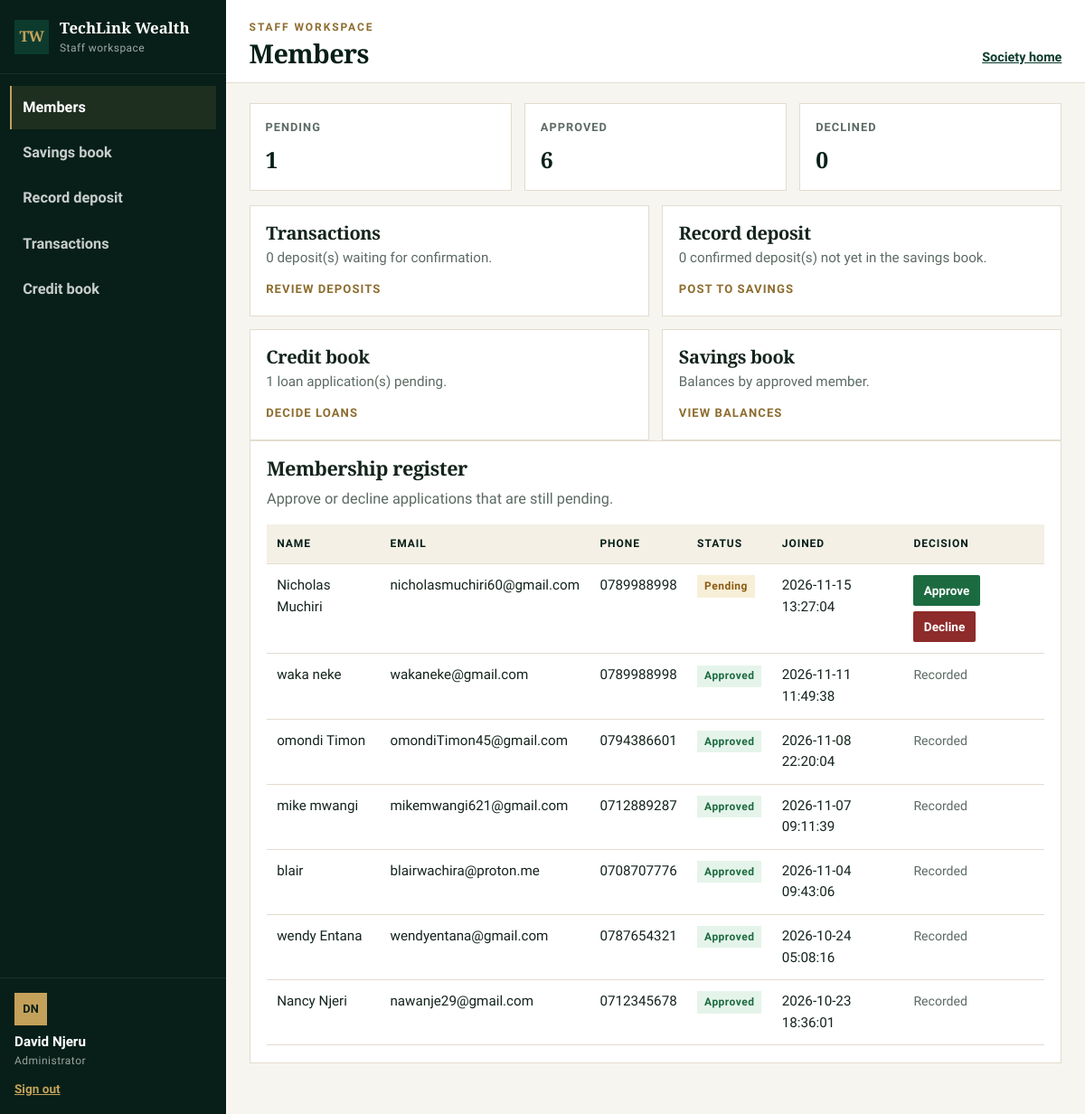
Page /admin_dashboard.php (signed in) on the committed database.
### tables this page shows
CREATE TABLE `members` (
  `id` int(10) UNSIGNED NOT NULL,
  `full_name` varchar(150) NOT NULL,
  `email` varchar(190) NOT NULL,
  `account_number` varchar(12) DEFAULT NULL,
  `phone` varchar(20) NOT NULL,
  `password_hash` varchar(255) NOT NULL,
  `membership_status` varchar(20) NOT NULL DEFAULT 'pending',
  `created_at` timestamp NOT NULL DEFAULT current_timestamp(),
  `role` enum('member','admin') NOT NULL DEFAULT 'member'
);

### admin_dashboard.php (the view, shortened to what this page needs)
<?php
require_once "includes/app.php";
$members = $pdo->query(
    "SELECT id, full_name, email, phone, membership_status, created_at
     FROM members
     WHERE role = 'member'
     ORDER BY created_at DESC"
)->fetchAll();
$counts = ["pending" => 0, "approved" => 0, "rejected" => 0];
foreach ($members as $member) {
    $key = strtolower((string) $member["membership_status"]);
    if (isset($counts[$key])) {
        $counts[$key]++;
    }
}
$pendingLoans = 0;
$pendingDeposits = 0;
$unposted = 0;
try {
    $pendingLoans = (int) $pdo->query("SELECT COUNT(*) FROM loans WHERE loan_status = 'pending'")->fetchColumn();
    $pendingDeposits = (int) $pdo->query(
        "SELECT COUNT(*) FROM transactions WHERE transaction_type = 'deposit' AND transaction_status = 'pending'"
    )->fetchColumn();
    $unposted = (int) $pdo->query(
        "SELECT COUNT(*) FROM transactions t
         INNER JOIN members m ON m.id = t.member_id
         LEFT JOIN savings s ON s.transaction_id = t.id
         WHERE t.transaction_type = 'deposit' AND t.transaction_status = 'confirmed'
           AND m.membership_status = 'approved' AND m.role = 'member' AND s.id IS NULL"
    )->fetchColumn();
} catch (PDOException $e) {
    error_log("Admin overview counts failed: " . $e->getMessage());
}
portal_open("Members", "members");
?>
<section class="stats">
    <article class="stat"><span>Pending</span><strong><?= (int) $counts["pending"] ?></strong></article>
    <article class="stat"><span>Approved</span><strong><?= (int) $counts["approved"] ?></strong></article>
    <article class="stat"><span>Declined</span><strong><?= (int) $counts["rejected"] ?></strong></article>
</section>
<section class="cards">
    <a class="menu-card" href="admin_transactions.php">
        <h3>Transactions</h3>
        <p><?= $pendingDeposits ?> deposit(s) waiting for confirmation.</p>
        <span>Review deposits</span>
    </a>
    <a class="menu-card" href="record_savings.php">
        <h3>Record deposit</h3>
        <p><?= $unposted ?> confirmed deposit(s) not yet in the savings book.</p>
        <span>Post to savings</span>
    </a>
    <a class="menu-card" href="admin_loans.php">
        <h3>Credit book</h3>
        <p><?= $pendingLoans ?> loan application(s) pending.</p>
        <span>Decide loans</span>
    </a>
    <a class="menu-card" href="admin_savings.php">
        <h3>Savings book</h3>
        <p>Balances by approved member.</p>
        <span>View balances</span>
    </a>
</section>
<section class="panel">
    <h2>Membership register</h2>
    <p class="quiet">Approve or decline applications that are still pending.</p>
    <div class="table-wrap">
        <table class="data">
            <thead>
                <tr>
                    <th>Name</th>
                    <th>Email</th>
                    <th>Phone</th>
                    <th>Status</th>
                    <th>Joined</th>
                    <th>Decision</th>
                </tr>
            </thead>
            <tbody>
            <?php if (!$members): ?>
                <tr><td colspan="6">No members have registered yet.</td></tr>
            <?php else: ?>
                <?php foreach ($members as $member): ?>
                    <?php $status = strtolower((string) $member["membership_status"]); ?>
                    <tr>
                        <td><?= e($member["full_name"]) ?></td>
                        <td><?= e($member["email"]) ?></td>
                        <td><?= e($member["phone"]) ?></td>
                        <td><span class="pill <?= e($status) ?>"><?= e($status) ?></span></td>
                        <td><?= e($member["created_at"]) ?></td>
                        <td>
                            <?php if ($status === "pending"): ?>
                                <div class="inline-actions">
                                    <form method="POST" action="admin_dashboard.php">
                                        <button class="btn btn-ok" type="submit" name="action" value="approve">Approve</button>
                                    </form>
                                    <form method="POST" action="admin_dashboard.php">
                                        <button class="btn btn-danger" type="submit" name="action" value="reject">Decline</button>
                                    </form>
                                </div>
                            <?php else: ?>
                                <span class="note">Recorded</span>
                            <?php endif; ?>
                        </td>
                    </tr>
                <?php endforeach; ?>
            <?php endif; ?>
            </tbody>
        </table>
    </div>
</section>
<?php portal_close(); ?>

### includes/app.php (shortened to what this page needs)
<?php
function e($value): string
{
    return htmlspecialchars((string) ($value ?? ""), ENT_QUOTES, "UTF-8");
}
function initials(string $name): string
{
    $parts = preg_split("/\s+/", trim($name)) ?: [];
    $letters = "";
    foreach ($parts as $part) {
        if ($part !== "") {
            $letters .= strtoupper(substr($part, 0, 1));
        }
        if (strlen($letters) === 2) {
            break;
        }
    }
    return $letters !== "" ? $letters : "TW";
}
function portal_open(string $title, string $active): void
{
    $role = $_SESSION["role"] ?? "member";
    $name = $_SESSION["member_name"] ?? "Account";
    $workspace = $role === "admin" ? "Staff workspace" : "Member workspace";
    $items = $role === "admin"
        ? [
            "members" => ["Members", "admin_dashboard.php"],
            "savings" => ["Savings book", "admin_savings.php"],
            "record" => ["Record deposit", "record_savings.php"],
            "transactions" => ["Transactions", "admin_transactions.php"],
            "loans" => ["Credit book", "admin_loans.php"],
        ]
        : [
            "home" => ["Overview", "dashboard.php"],
            "savings" => ["Savings", "my_savings.php"],
            "transactions" => ["Transactions", "my_transactions.php"],
            "loans" => ["My loans", "my_loans.php"],
            "apply" => ["Apply for credit", "apply_loan.php"],
            "profile" => ["Profile", "my_profile.php"],
        ];
    ?>
<!DOCTYPE html>
<html lang="en">
<head>
    <link rel="stylesheet" href="css/app.css">
</head>
<body class="app-body">
<div class="app">
    <aside class="side">
        <a class="side-brand" href="<?= $role === "admin" ? "admin_dashboard.php" : "dashboard.php" ?>">
            <span class="mark">TW</span>
            <span>
                <strong>TechLink Wealth</strong>
                <small><?= e($workspace) ?></small>
            </span>
        </a>
        <nav class="side-nav">
            <?php foreach ($items as $key => $item): ?>
                <a class="<?= $key === $active ? "is-active" : "" ?>" href="<?= e($item[1]) ?>">
                    <?= e($item[0]) ?>
                </a>
            <?php endforeach; ?>
        </nav>
        <div class="side-user">
            <span class="avatar"><?= e(initials($name)) ?></span>
            <span>
                <strong><?= e($name) ?></strong>
                <small><?= $role === "admin" ? "Administrator" : "Member" ?></small>
            </span>
            <a class="side-out" href="logout.php">Sign out</a>
        </div>
    </aside>
    <div class="workspace">
        <header class="workspace-bar">
            <div>
                <p class="kicker"><?= e($workspace) ?></p>
                <h1><?= e($title) ?></h1>
            </div>
            <a class="text-link" href="index.php">Society home</a>
        </header>
        <main class="workspace-main">
    <?php
}
function portal_close(): void
{
    ?>
        </main>
    </div>
</div>
</body>
</html>
    <?php
}

### css/base.css (style rules this page uses)
:root { --green: #0c3b2e; --green-2: #145844; --green-deep: #071f18; --gold: #c4a15a; --gold-deep: #8d6d2f; --cream: #f4f0e6; --paper: #f7f5f0; --white: #ffffff; --ink: #14241c; --muted: #5c6b63; --line: #e3dccf; --danger: #8e2b2b; --ok: #1c6b40; --warn: #8a5a12; --serif: "Source Serif 4", Georgia, "Times New Roman", serif; --sans: "Source Sans 3", "Segoe UI", sans-serif; --shadow: 0 16px 40px rgba(7, 31, 24, 0.08); }
*, *::before, *::after { box-sizing: border-box; }
html { scroll-behavior: smooth; }
body { margin: 0; color: var(--ink); background: var(--paper); font-family: var(--sans); font-size: 1.02rem; line-height: 1.55; }
a { color: inherit; }
h1, h2, h3, h4 { font-family: var(--serif); font-weight: 650; letter-spacing: -0.02em; line-height: 1.15; margin: 0; }
p { margin: 0; }
button, input, textarea, select { font: inherit; }
.kicker { margin: 0 0 0.45rem; color: var(--gold-deep); font-size: 0.75rem; font-weight: 700; letter-spacing: 0.16em; text-transform: uppercase; }

### css/components.css (style rules this page uses)
.mark { width: 42px; height: 42px; display: grid; place-items: center; flex: 0 0 auto; background: var(--green); color: var(--gold); font-family: var(--serif); font-weight: 700; letter-spacing: -0.04em; }
.brand strong, .side-brand strong { display: block; font-family: var(--serif); font-size: 1.05rem; font-weight: 700; }
.brand small, .side-brand small, .side-user small { display: block; color: var(--muted); font-size: 0.75rem; letter-spacing: 0.04em; }
.btn { display: inline-flex; align-items: center; justify-content: center; min-height: 46px; padding: 0.65rem 1.15rem; border: 1px solid transparent; border-radius: 2px; text-decoration: none; font-weight: 700; cursor: pointer; }
.btn-danger { background: var(--danger); color: #fff; }
.btn-ok { background: var(--ok); color: #fff; }
.quiet { margin: 0.55rem 0 1.4rem; color: var(--muted); }
.text-link { color: var(--green); font-weight: 700; font-size: 0.9rem; }
.table-wrap { overflow-x: auto; }
table.data { width: 100%; border-collapse: collapse; min-width: 640px; font-size: 0.95rem; }
table.data th, table.data td { padding: 0.75rem 0.7rem; text-align: left; vertical-align: top; border-bottom: 1px solid var(--line); }
table.data th { background: var(--cream); color: var(--green-deep); font-size: 0.75rem; font-weight: 700; letter-spacing: 0.08em; text-transform: uppercase; }
.pill { display: inline-block; padding: 0.18rem 0.5rem; background: var(--cream); color: var(--ink); font-size: 0.75rem; font-weight: 700; letter-spacing: 0.04em; text-transform: capitalize; }
.pill.approved, .pill.confirmed, .pill.active { background: #e5f4ea; color: var(--ok); }
.pill.pending { background: #f8efd8; color: var(--warn); }
.note { color: var(--muted); font-size: 0.88rem; }

### rows in the picture
members: full_name "Nicholas Muchiri", email "nicholasmuchiri60@gmail.com", phone "0789988998", membership_status "Pending", created_at "2026-11-15 13:27:04"
members: full_name "waka neke", email "wakaneke@gmail.com", phone "0789988998", membership_status "Approved", created_at "2026-11-11 11:49:38", shows "Recorded"
members: full_name "omondi Timon", email "omondiTimon45@gmail.com", phone "0794386601", membership_status "Approved", created_at "2026-11-08 22:20:04", shows "Recorded"
members: full_name "mike mwangi", email "mikemwangi621@gmail.com", phone "0712889287", membership_status "Approved", created_at "2026-11-07 09:11:39", shows "Recorded"
members: full_name "blair", email "blairwachira@proton.me", phone "0708707776", membership_status "Approved", created_at "2026-11-04 09:43:06", shows "Recorded"
members: full_name "wendy Entana", email "wendyentana@gmail.com", phone "0787654321", membership_status "Approved", created_at "2026-10-24 05:08:16", shows "Recorded"
members: full_name "Nancy Njeri", email "nawanje29@gmail.com", phone "0712345678", membership_status "Approved", created_at "2026-10-23 18:36:01", shows "Recorded"

### other values in the picture
$workspace "Staff workspace"
$item[0] "Members"
$item[0] "Savings book"
$item[0] "Record deposit"
$item[0] "Transactions"
$item[0] "Credit book"
initials($name) "DN"
$name "David Njeru"
$workspace "STAFF WORKSPACE"
$title "Members"
$counts["pending"] "1"
$counts["approved"] "6"
$counts["rejected"] "0"
$pendingDeposits "0"
$unposted "0"
